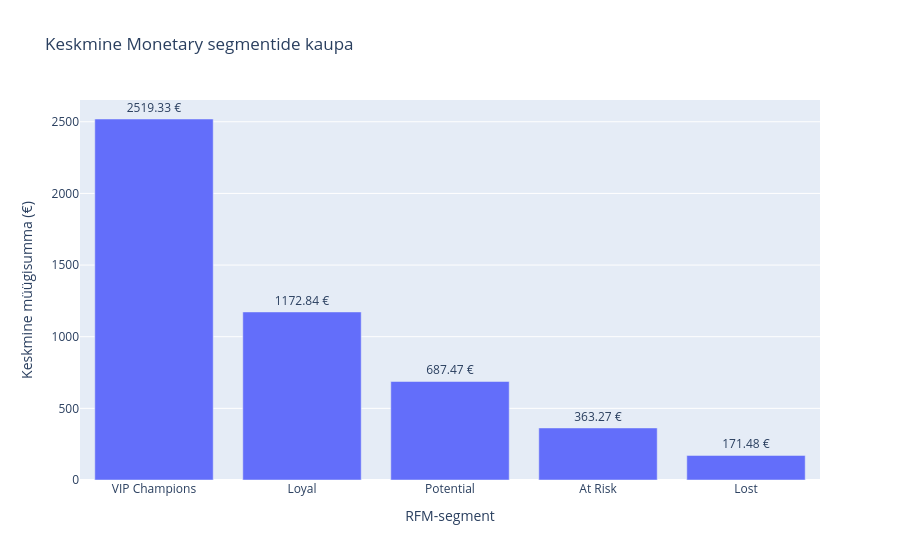

The notebook cell saved with this chart:
### Markdown cell above
#### Keskmine Monetary

### Code cell
fig_monetary = px.bar(
    segment_summary_display,
    x="Segment",
    y="average_monetary",
    text="average_monetary",
    category_orders={"Segment": segment_order},
    title="Keskmine Monetary segmentide kaupa"
)

fig_monetary.update_traces(
    texttemplate="%{text:.2f} €",
    textposition="outside"
)

fig_monetary.update_layout(
    xaxis_title="RFM-segment",
    yaxis_title="Keskmine müügisumma (€)",
    showlegend=False
)

fig_monetary.show()

### Figure 1 — Plotly figure (JSON) as saved in the notebook; plotly's stock layout.template omitted (floating-point values rounded to 4 significant figures)
{"data": [{"hovertemplate": "Segment=%{x}<br>average_monetary=%{text}<extra></extra>", "legendgroup": "", "marker": {"color": "#636efa", "pattern": {"shape": ""}}, "name": "", "orientation": "v", "showlegend": false, "text": [2519.0, 1173.0, 687.5, 363.3, 171.5], "textposition": "outside", "texttemplate": "%{text:.2f} €", "type": "bar", "x": ["VIP Champions", "Loyal", "Potential", "At Risk", "Lost"], "xaxis": "x", "y": [2519.0, 1173.0, 687.5, 363.3, 171.5], "yaxis": "y"}], "layout": {"barmode": "relative", "legend": {"tracegroupgap": 0}, "showlegend": false, "title": {"text": "Keskmine Monetary segmentide kaupa"}, "xaxis": {"anchor": "y", "categoryarray": ["VIP Champions", "Loyal", "Potential", "At Risk", "Lost"], "categoryorder": "array", "domain": [0, 1], "title": {"text": "RFM-segment"}}, "yaxis": {"anchor": "x", "domain": [0, 1], "title": {"text": "Keskmine müügisumma (€)"}}}}
